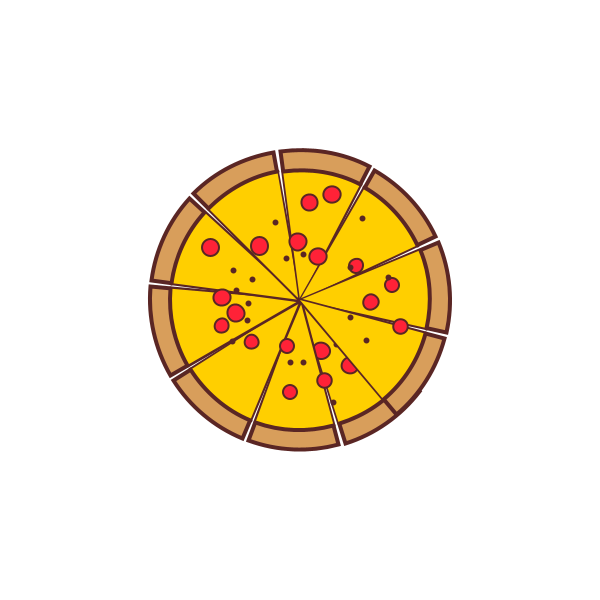
Frame 1 (no input)
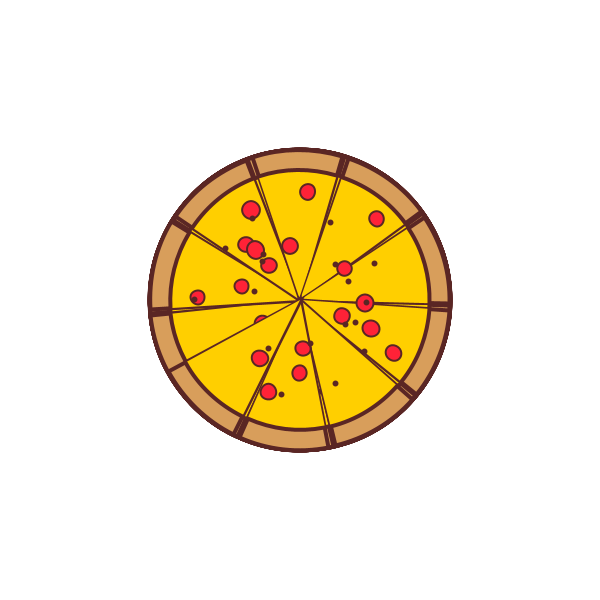
Frame 60 (the mouse pressed at the canvas centre just before this capture)
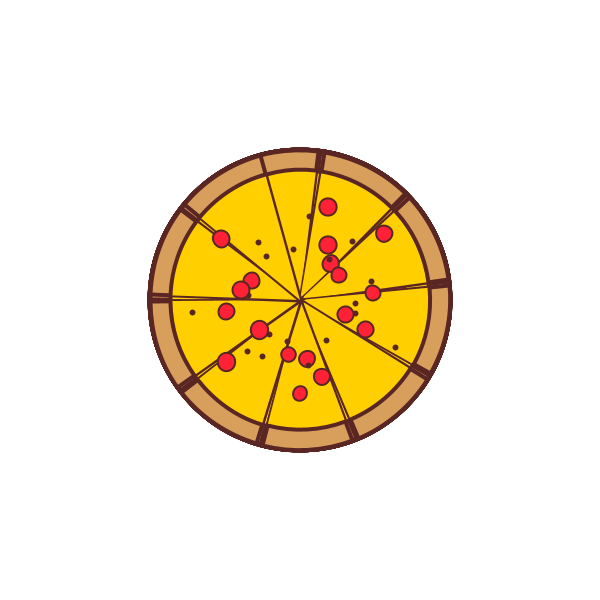
Frame 120 (the mouse held since frame 60 and released just before this capture)

The Processing sketch that drew these frames (run headless with seeded random() and noise(); from frame 60 on, the mouse is pressed at the canvas centre):

// Processing sketch: transformPizza
// ── transformPizza.pde
float theta;

void setup(){
  background(255);
  size(600, 600);
  theta = 0;
  frameRate(10);
}

void draw(){
  stroke(255, 120);
  translate(width/2, height/2);   // Set initial offset
  
  rotate(theta);
  theta += 0.03;
  
  for (int i = 0; i < 10; i++) {  // 10 repetitions
    strokeWeight(4);  // Increase stroke weight
    rotate(PI/4.8);    // Accumulate the rotation
    // foundation
    stroke(90, 38, 36);
    fill(216, 158, 91);
    arc(0, 0, 300, 300, 0, radians(35), PIE);
    // cheese
    stroke(90, 38, 36);
    fill(255, 207, 0);
    arc(0, 0, 260, 260, 0, radians(35));
    
    // ingrediant
    fill(255, 34, 55);
    strokeWeight(2);
    float diameter = random(14, 18);
    ellipse(random(40, 70), random(-30, 30), diameter, diameter);
    ellipse(random(70, 110), random(-30, 30), diameter, diameter);
    strokeWeight(6);
    point(random(40, 60), random(-30, 30));
    point(random(60, 110), random(-30, 30));
   }
}
